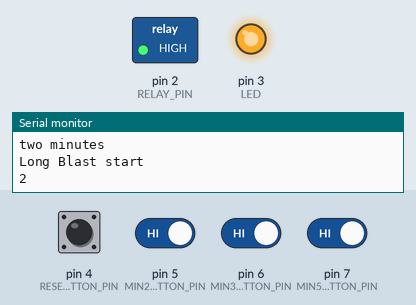
This sketch was run on a simulated Arduino Uno, built with avr-gcc and run on an emulated ATmega328P. Parts: switched loads named in the sketch (green lamp = pin HIGH), output pins drawn as LEDs (lit = HIGH), the last lines printed to the serial monitor. The inputs (shaded band) are chosen by the test bench; at power-on: pin 5 (MIN2_BUTTON_PIN), pin 6 (MIN3_BUTTON_PIN), pin 7 (MIN5_BUTTON_PIN) HIGH, pin 4 (RESET_BUTTON_PIN) LOW.

Above: at 1.7 s.
1.8 s: pin 4 (RESET_BUTTON_PIN) pulled HIGH for 1 s
At 2.67 s:
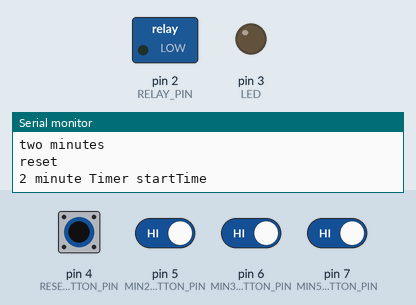
4.8 s: pin 4 (RESET_BUTTON_PIN) driven HIGH and pin 5 (MIN2_BUTTON_PIN) driven LOW and pin 6 (MIN3_BUTTON_PIN) driven LOW and pin 7 (MIN5_BUTTON_PIN) driven LOW
At 6.1 s:
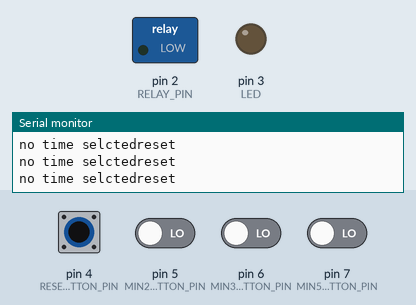
6.5 s: pin 7 (MIN5_BUTTON_PIN) driven HIGH
At 7.0 s:
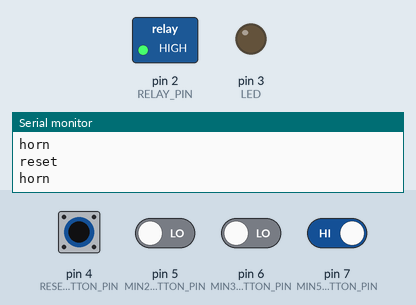
9.5 s: pin 4 (RESET_BUTTON_PIN) driven LOW
11.7 s: pin 5 (MIN2_BUTTON_PIN) driven HIGH
At 14.4 s:
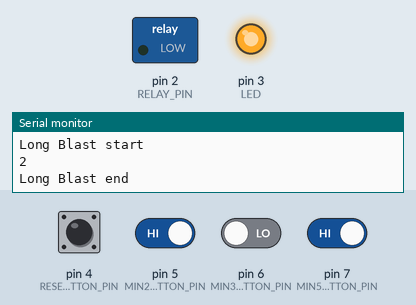
14.7 s: pin 4 (RESET_BUTTON_PIN) driven HIGH
At 15.8 s:
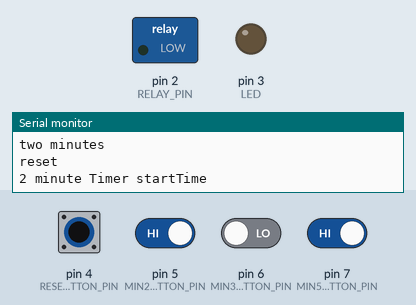
Timing chart, 0 to 17.7 s (numbered marks = the images above; inputs shaded):
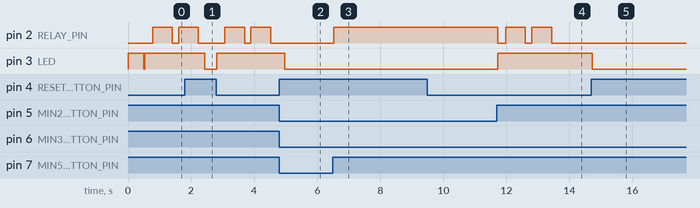

The sketch:

StartSequence2.0.ino
```cpp
// define button pins
#define RESET_BUTTON_PIN 4
#define MIN2_BUTTON_PIN 5
#define MIN3_BUTTON_PIN 6
#define MIN5_BUTTON_PIN 7
#define LED 3
#define RELAY_PIN 2
#define waitTime 500
// define variables to track timer state
int sec = 0;
unsigned long startTime = 0;
bool min2_state = false;
bool min3_state = false;
bool min5_state = false;
bool rst_state = false;
int timerlen = 0;

//void handleInterrupt() {
//  if (digitalRead(MIN5_BUTTON_PIN) == LOW) {
//    digitalWrite(RELAY_PIN, LOW);
//  } else {
//    digitalWrite(RELAY_PIN, HIGH);
//  }
//}

void setup() {
  // initialize serial communication
  Serial.begin(115200);
  pinMode(LED, OUTPUT);
  pinMode(RESET_BUTTON_PIN, INPUT);
  pinMode(MIN2_BUTTON_PIN, INPUT);
  pinMode(MIN3_BUTTON_PIN, INPUT);
  pinMode(MIN5_BUTTON_PIN, INPUT);  // Enable internal pull-up resistor
  pinMode(RELAY_PIN, OUTPUT);

  // Set interrupt on change for MIN5_BUTTON_PIN
  //  attachInterrupt(digitalPinToInterrupt(MIN5_BUTTON_PIN), handleInterrupt, CHANGE);

  Serial.println("Starting");
  digitalWrite(RELAY_PIN, 0);
  digitalWrite(LED, HIGH);
  delay(500);
  digitalWrite(LED, LOW);
}


void loop() {
  digitalWrite(LED, LOW);
  updatebuttons();
  updateTimer(startTime);
  if (min2_state) timerlen = 2;
  else if (min3_state) timerlen = 3;
  else if (min5_state) timerlen = 5;
  else {
    Serial.print("no time selcted");
    digitalWrite(RELAY_PIN, 0);
    timerlen = 0;
    startTime = 0;
    sec = 0;
  }
  min2_state = 0;
  min3_state = 0;
  min5_state = 0;
  switch (timerlen) {
    case 5:
    digitalWrite(LED, HIGH);
      digitalWrite(RELAY_PIN, HIGH);
      delay(2);
      Serial.println("horn");
//      delay(150);
      break;
    case 3:
     digitalWrite(LED, HIGH);
      digitalWrite(RELAY_PIN, 0);
      threeMin();
      Serial.println("3 minute Timer startTime");
      break;
    case 2:
     digitalWrite(LED, HIGH);
      digitalWrite(RELAY_PIN, 0);
      twoMin();
      Serial.println("2 minute Timer startTime");
      break;
  }
  timerlen = 0;
}
void fiveMin() {
  startTime = millis();
  delay(200);
  sec = (millis() - startTime) / 1000;
  //5 min = 300s; 4 min = 240s; 3 min = 180s; 2 min = 120s; 1.5 min = 90s; 1 min = 60s
  while (sec < 300) {
    if (!updateTimer(startTime)) return;
    //    sec = (millis() - startTime) / 1000;
    delay(50);
    switch (300 - sec) {
      case 300:
        longBlast(5);
        break;
      case 180:
        longBlast(3);
        break;
      case 120:
        longBlast(2);
        break;
      case 90:
        longBlast(1);
        shortBlast(3);
        break;
      case 60:
        longBlast(1);
        break;
      case 30:
        shortBlast(3);
        break;
      case 20:
        shortBlast(2);
        break;
      case 10:
        shortBlast(1);
        break;
      case 0:
        go(startTime);
        break;
    }
    sec = (millis() - startTime) / 1000;
  }
}

void threeMin() {
  startTime = millis();
  delay(200);
  sec = (millis() - startTime) / 1000;
  //  3 min = 180s; 2 min = 120s; 1.5 min = 90s; 1 min = 60s
  while (sec < 180) {
    if (!updateTimer(startTime)) return;
    //    sec = (millis() - startTime) / 1000;
    delay(50);
    switch (180 - sec) {
      case 180:
        longBlast(3);
        break;
      case 120:
        longBlast(2);
        break;
      case 90:
        longBlast(1);
        shortBlast(3);
        break;
      case 60:
        longBlast(1);
        break;
      case 30:
        shortBlast(3);
        break;
      case 20:
        shortBlast(2);
        break;
      case 10:
        shortBlast(1);
        break;
      case 5:
        go(startTime);
        break;
    }
    sec = (millis() - startTime) / 1000;
    if (!updateTimer(startTime)) return;
  }
}

void twoMin() {
  Serial.println("two minutes");
  startTime = millis();
  if (!updateTimer(startTime)) return;
  delay(200);
  sec = (millis() - startTime) / 1000;
  //2 min = 120s; 1.5 min = 90s; 1 min = 60s
  while (sec < 120) {

    //    sec = (millis() - startTime) / 1000;
    delay(50);
    switch (120 - sec) {
      case 120:
        {
          longBlast(2);
        }
        break;
      case 90:
        {
          longBlast(1);
          shortBlast(3);
        }
        break;
      case 60:
        {
          longBlast(1);
        }
        break;
        break;
      case 30:
        {
          shortBlast(3);
        }
        break;
      case 20:
        {
          shortBlast(2);
        }
        break;
      case 10:
        {
          shortBlast(1);
        }
        break;
      case 5:
        {
          go(startTime);
        }
        break;
    }
    //    sec = (millis() - startTime) / 1000;
    if (!updateTimer(startTime)) return;
  }
  updateTimer(startTime);
}

void longBlast(int count) {
  Serial.println("Long Blast start");
  Serial.println(count);
  for (int i = 0; i < count; i++) {
    digitalWrite(RELAY_PIN, HIGH);
    delay(waitTime * 1.25);
    digitalWrite(RELAY_PIN, 0);
    delay(200);
    if (!updateTimer(startTime)) return;
  }
  delay(250);
  Serial.println("Long Blast end");
}

void shortBlast(int count) {
  for (int i = 0; i < count; i++) {
    digitalWrite(RELAY_PIN, HIGH);
    delay(waitTime / 3);
    digitalWrite(RELAY_PIN, 0);
    delay(200);
    if (!updateTimer(startTime)) return;
  }
}

void go(int startTime) {
  for (int i = 0; i < 5; i++) {
    digitalWrite(RELAY_PIN, HIGH);
    delay(750);
    digitalWrite(RELAY_PIN, 0);
    delay(250);
    if (!updateTimer(startTime)) return;
  }
  digitalWrite(RELAY_PIN, HIGH);
  delay(3000);
  digitalWrite(RELAY_PIN, 0);
}

void updatebuttons() {
  rst_state = 0;
  min2_state = 0;
  min3_state = 0;
  min5_state = 0;
  for (int i = 0; i < 25; i++) {
    if (rst_state == LOW) {
      rst_state = digitalRead(RESET_BUTTON_PIN);
    }
    if (min2_state == LOW)
      min2_state = digitalRead(MIN2_BUTTON_PIN);
    if (min3_state == LOW)
      min3_state = digitalRead(MIN3_BUTTON_PIN);
    if (min5_state == LOW)
      min5_state = digitalRead(MIN5_BUTTON_PIN);
    delay(1);
  }
}

bool updateTimer(int startTime) {
  if (digitalRead(RESET_BUTTON_PIN) == HIGH) {
    Serial.println("reset");
    return false;
  }
  sec = (millis() - startTime) / 1000;
  String out = String((timerlen * 60 - sec) / 60);
  out += ":";
  out += String((timerlen * 60 - sec - ((timerlen * 60 - sec) / 60) * 60) % 60);
  if (startTime == 0) out = "0:00";
  // else
  // Serial.println(out);
  delay(2);
  return true;
}
```

Measured:
- after the input at 1.8 s, pin 3 (LED): HIGH → LOW after 0.63 s, → HIGH 0.39 s later
- after the input at 4.8 s, pin 3 (LED): HIGH → LOW after 0.18 s
- after the input at 6.5 s, pin 2 (RELAY_PIN): LOW → HIGH at once
- after the input at 11.7 s, pin 2 (RELAY_PIN): alternates HIGH for 0.63 s and LOW for 0.23 s, 5 changes in all, then stays LOW, starting at once; pin 3 (LED): LOW → HIGH at once
- after the input at 14.7 s, pin 3 (LED): HIGH → LOW at once
